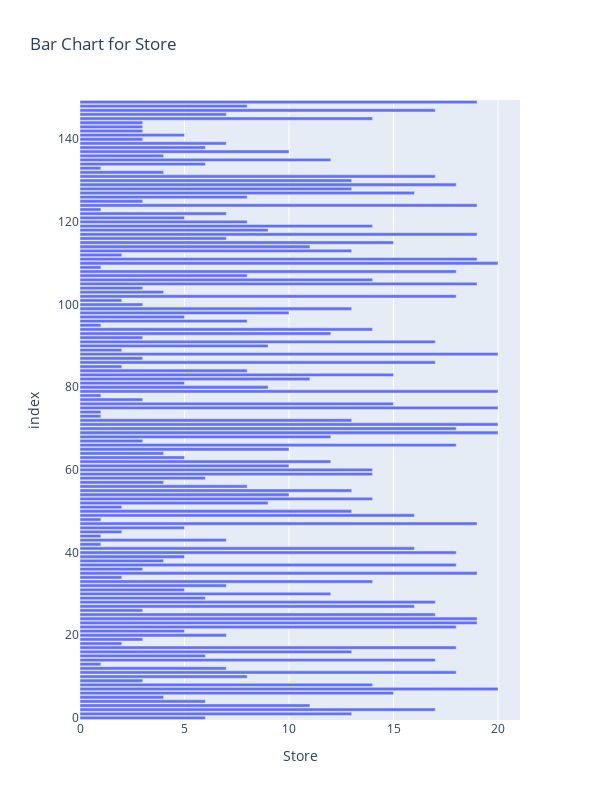
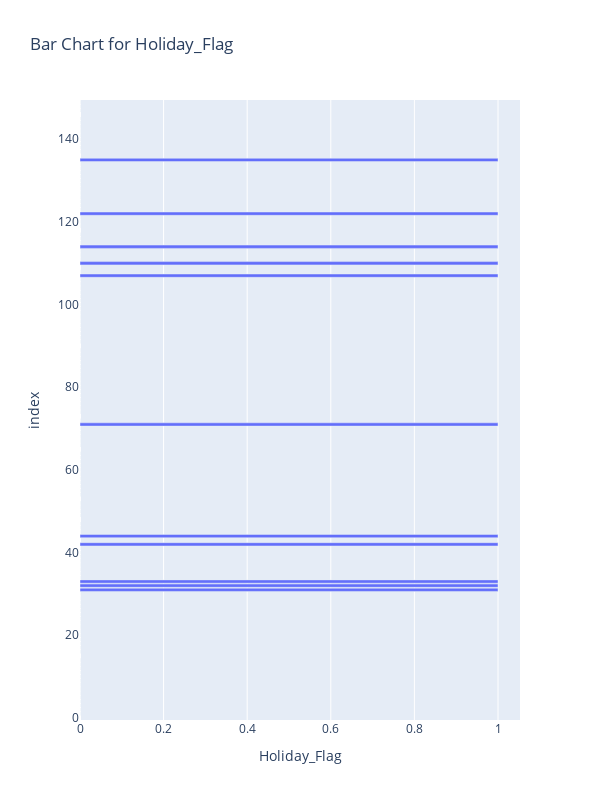

Notebook code for these charts, in order:
### Code cell
# Univariate analysis
# Barplot of each qualitative variable

cat_features = ['Store', 'Holiday_Flag']
for feature in cat_features:
    fig = px.bar(dataset, x=feature, title=f'Bar Chart for {feature}')
    fig.update_layout(width=600, height=800)
    fig.show()

### Figure 1 — Plotly figure (JSON) as saved in the notebook; plotly's stock layout.template omitted (floating-point values rounded to 4 significant figures; data arrays with more than 128 entries replaced by an {"elided": "..."} marker saying what was removed)
{"data": [{"alignmentgroup": "True", "hovertemplate": "Store=%{x}<br>index=%{y}<extra></extra>", "legendgroup": "", "marker": {"color": "#636efa", "pattern": {"shape": ""}}, "name": "", "offsetgroup": "", "orientation": "h", "showlegend": false, "textposition": "auto", "type": "bar", "x": {"elided": "150 int values"}, "xaxis": "x", "y": {"elided": "150 int values"}, "yaxis": "y"}], "layout": {"barmode": "relative", "height": 800, "legend": {"tracegroupgap": 0}, "title": {"text": "Bar Chart for Store"}, "width": 600, "xaxis": {"anchor": "y", "domain": [0, 1], "title": {"text": "Store"}}, "yaxis": {"anchor": "x", "domain": [0, 1], "title": {"text": "index"}}}}

### Figure 2 — Plotly figure (JSON) as saved in the notebook; plotly's stock layout.template omitted (floating-point values rounded to 4 significant figures; data arrays with more than 128 entries replaced by an {"elided": "..."} marker saying what was removed)
{"data": [{"alignmentgroup": "True", "hovertemplate": "Holiday_Flag=%{x}<br>index=%{y}<extra></extra>", "legendgroup": "", "marker": {"color": "#636efa", "pattern": {"shape": ""}}, "name": "", "offsetgroup": "", "orientation": "h", "showlegend": false, "textposition": "auto", "type": "bar", "x": {"elided": "150 int values"}, "xaxis": "x", "y": {"elided": "150 int values"}, "yaxis": "y"}], "layout": {"barmode": "relative", "height": 800, "legend": {"tracegroupgap": 0}, "title": {"text": "Bar Chart for Holiday_Flag"}, "width": 600, "xaxis": {"anchor": "y", "domain": [0, 1], "title": {"text": "Holiday_Flag"}}, "yaxis": {"anchor": "x", "domain": [0, 1], "title": {"text": "index"}}}}
